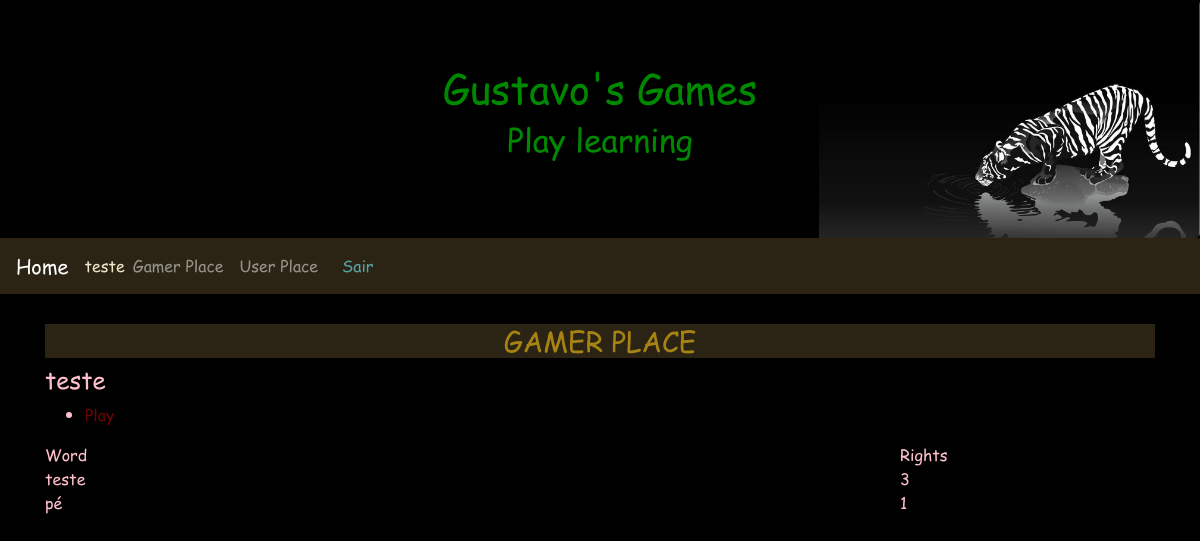
The page /gamerplace/13 (signed in) on the database as committed earlier.
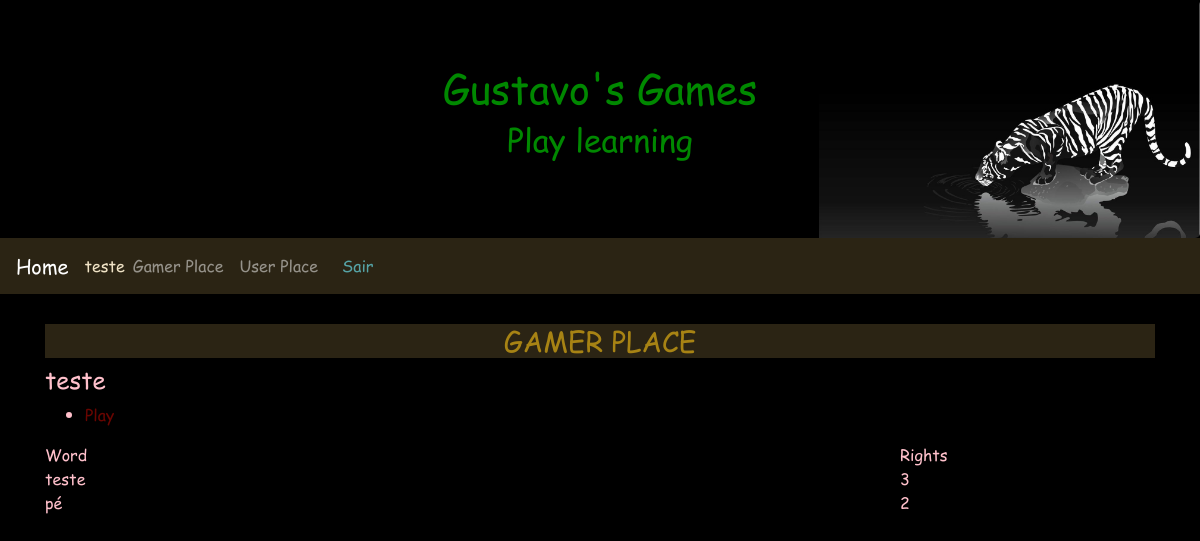
The same page on the database as committed later.
### gameplace/models.py (models this page shows, shortened)
class Gamer(models.Model):
    user          = models.ForeignKey(settings.AUTH_USER_MODEL, verbose_name='User', on_delete=models.CASCADE)
    master        = models.ForeignKey(Master, verbose_name='Master', on_delete=models.CASCADE)
    nickname      = models.CharField('Nick', max_length=200)
    avatar        = models.ImageField('Avatar', upload_to='images/', max_length=500, null=True, blank=True)
    othersMasters = models.ManyToManyField(Master, through='GamerMaster', related_name='otherMasters')
    created = models.DateTimeField('Created', auto_now_add=True)
    modified = models.DateTimeField('Modified', auto_now=True)
    class Meta:
        verbose_name        = 'Gamer'
        verbose_name_plural = 'Gamers'
    def getRights(self):
        return self.right_set.filter(user=self.user)

### words/models.py (models this page shows, shortened)
class Right(models.Model):
    user   = models.ForeignKey(settings.AUTH_USER_MODEL, verbose_name='User', on_delete=models.CASCADE)
    gamer  = models.ForeignKey(Gamer, verbose_name='Gamer', on_delete=models.CASCADE)
    word   = models.ForeignKey(Word, verbose_name='Word', on_delete=models.CASCADE)
    number = models.IntegerField('Rights', default=0)
    created = models.DateTimeField('Created', auto_now_add=True)
    modified = models.DateTimeField('Modified', auto_now=True)
    class Meta:
        verbose_name        = 'Right'
        verbose_name_plural = 'Rights'
        unique_together = [['user', 'gamer', 'word']]

class Word(models.Model):
    gamer  = models.ForeignKey(Gamer, verbose_name='Gamer', on_delete=models.CASCADE, null=True, blank=True)
    word   = models.CharField('Word', max_length=200)
    image  = models.ImageField('Image', upload_to='images/', max_length=500, null=True, blank=True)
    created = models.DateTimeField('Created', auto_now_add=True)
    modified = models.DateTimeField('Modified', auto_now=True)
    class Meta:
        verbose_name        = 'Word'
        verbose_name_plural = 'Words'
    def __str__(self):
        return self.word

### gamerplace/views.py (the view)
# urls.py: path('', TemplateView.as_view(template_name='access/index.html'), name='index'),
class index(LoginRequiredMixin, DetailView):
    template_name = 'gamerplace/index.html'
    model = Gamer
    def get_object(self):
        return get_object_or_404(Gamer, user=self.request.user, pk=self.kwargs['pk'])

### gamerplace/templates/gamerplace/index.html (shortened to what this page needs)
{% extends 'base.html' %}
{% load widget_tweaks %}
{% block content %}
<header>
  <h3>GAMER PLACE</h3>
</header>
<article class="">
  <h4>{{object.nickname}}</h4>
  <ul>
    <li><a href="{% url 'gameplace:dragletter' object.pk %}">Play</a></li>
  </ul>
</article>
<aside class="">
  <div class="row">
    <div class="col-9">
      Word
    </div>
    <div class="col-3">
      Rights
    </div>
  </div>
  {% for right in object.getRights %}
    <div class="row">
      <div class="col-9">
        {{right.word}}
      </div>
      <div class="col-3">
        {{right.number}}
      </div>
    </div>
  {% endfor %}
</aside>
{% endblock %}

### base/templates/base.html (shortened to what this page needs)
{% load static %}
<!DOCTYPE html>
<html lang="pt-br">
<head>
<link rel="stylesheet" href="https://maxcdn.bootstrapcdn.com/bootstrap/4.1.0/css/bootstrap.min.css">
 <link rel="stylesheet" href="{% static 'style/style.css' %}" />
</head>
<body>
<div class="jumbotron text-center" style="margin-bottom:0">
 <h1>Gustavo's Games</h1>
 <h2>Play learning</h2>
</div>
<nav class="navbar navbar-expand-sm navbar-dark">
 <a class="navbar-brand" href="{% url 'indexredirect' %}">Home</a>
 <div class="collapse navbar-collapse" id="collapsibleNavbar">
   <div class="nav-item">
      {% if user.is_authenticated %}
        <span class="nav-brand glyphicon glyphicon-log-in">{{user}}</span>
    </div>
    <div class="">
      <ul class="navbar-nav">
        {% if user.gamer_set.all.0 %}
          <li class="nav-item">
            <a class="nav-link" href="{% url 'indexredirect' %}">Gamer Place</a>
          </li>
        {% endif %}
        <li class="nav-item">
          <a class="nav-link" href="{% url 'access:index' %}">User Place</a>
        </li>
      </ul>
    </div>
    <div class="nav-item">
        <a id="logout" class="nav-link" href=" {% url 'access:logout' %} ">Sair</a>
      {% else %}
        <a id="login" class="nav-link" href="{% url 'access:login' %}">Entrar</a>
    </div>
    <div class="nav-item">
        <a id="novousuario" class="nav-link" href="{% url 'access:newuser' %}">Novo</a>
      {% endif %}
    </div>
 </div>
</nav>
<div class="container margin-top" style="margin-top:30px">
{% block content %}
{% endblock %}
</div>
</body>
</html>

### base/static/style/style.css (style rules this page uses)
body { background-color: black; color: pink; font-family: comic; }
body a { color: #690500; }
.jumbotron { background-image: url('../images/background.jpg'); background-repeat: no-repeat; background-size: contain; background-position: right; background-color: black; color: #008800; text-shadow: 2px 2px 1px #000000, -2px -2px 1px #000000; }
nav { background-color: #2b2414; color: #f0e3c6; }
nav a { color: #56a3a6; }
header { background-color: #2b2414; color: #a78314; }
header h1, h2, h3 { text-align: center; }

Rows that differ between the two databases and show on the page:
changed Right "pé": number "1" → "2"
